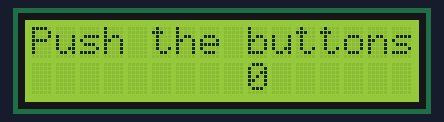
Bench run of a sketch on a simulated Arduino Uno, built with avr-gcc and run on an emulated ATmega328P. Parts: 16×2 character LCD.

Above: at 0.1 s.
At 4.1 s:
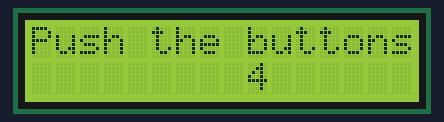
At 9.1 s:
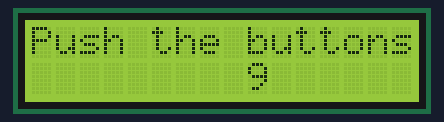
At 19.1 s:
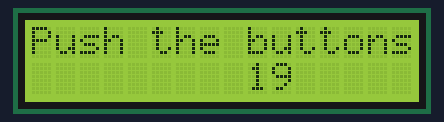
At 29.1 s:
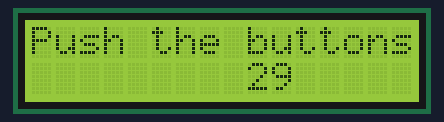
At 39.1 s:
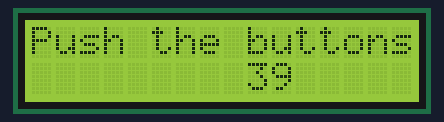

Measured:
- what the display in image 1 shows lasts 1.0 s, from 4.0 s to 5.0 s

The sketch:

lcdDisplayMinimal.ino
```cpp
//Sample using LiquidCrystal library
#include <LiquidCrystal.h>

/*******************************************************
LCD Minimum
********************************************************/

// select the pins used on the LCD panel
LiquidCrystal lcd(8, 9, 4, 5, 6, 7);


void setup()
{
 lcd.begin(16, 2);              // start the library
 lcd.setCursor(0,0);
 lcd.print("Push the buttons"); // print a simple message
}

void loop()
{
 lcd.setCursor(9,1);            // move cursor to second line "1" and 9 spaces over
 lcd.print(millis()/1000);      // display seconds elapsed since power-up


 lcd.setCursor(0,1);            // move to the begining of the second line

}
```
